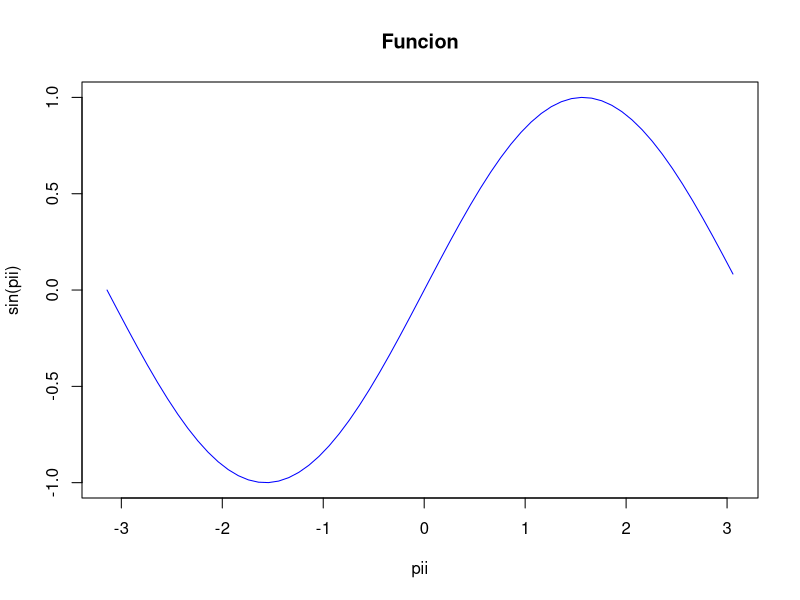
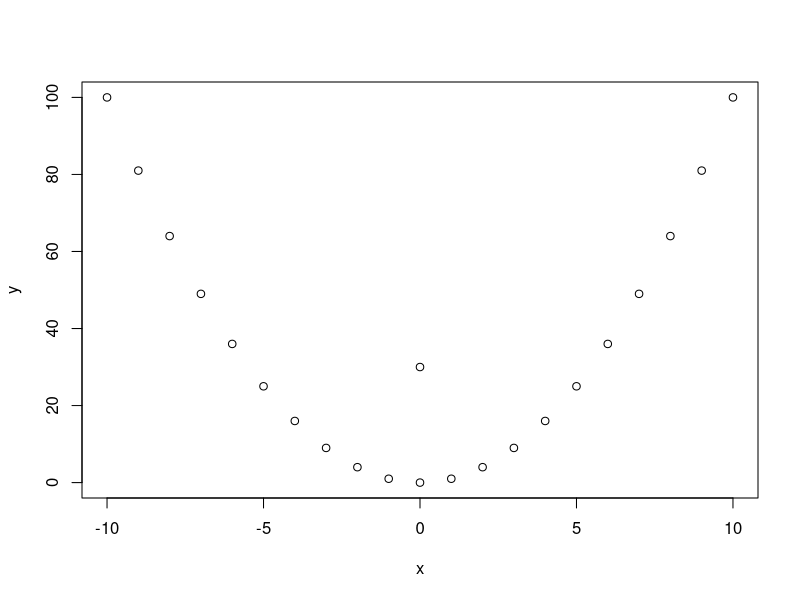
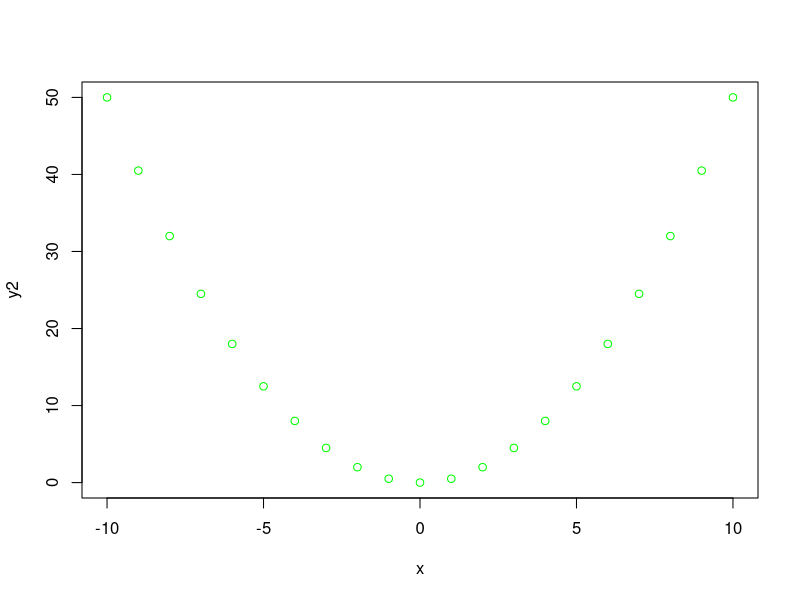
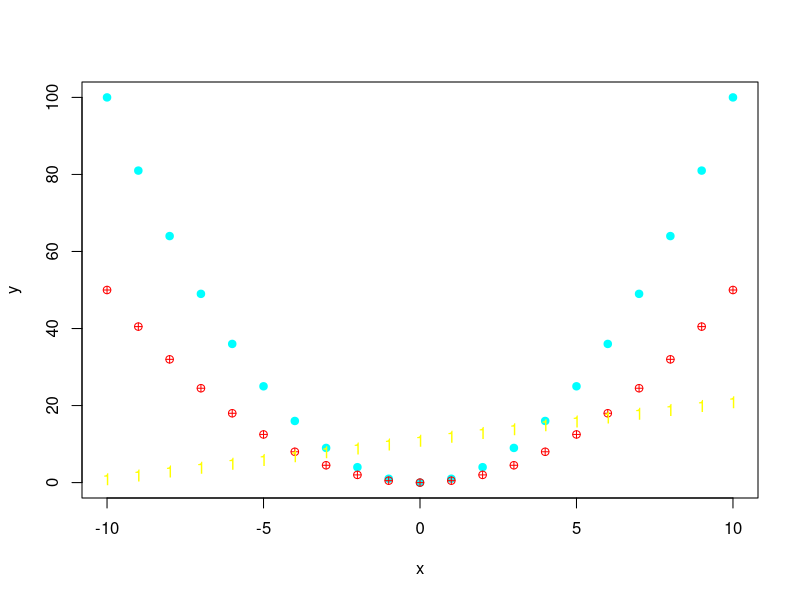
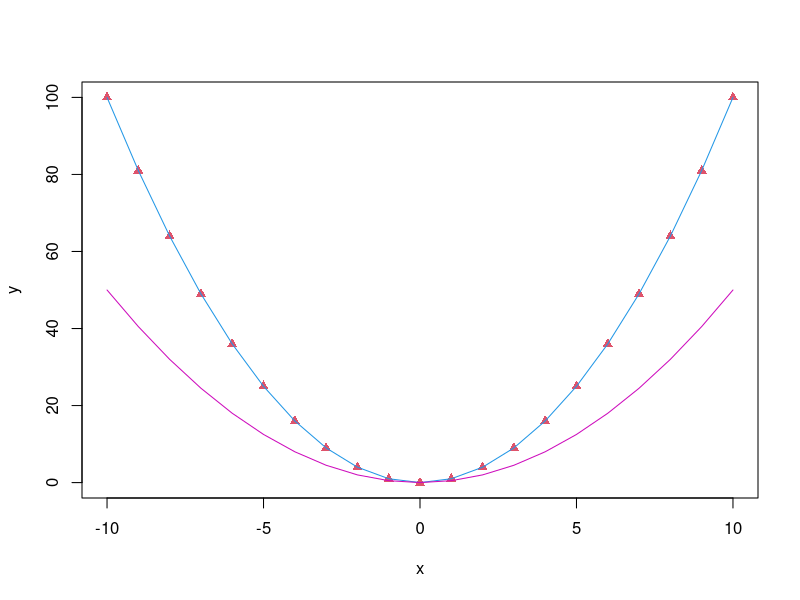
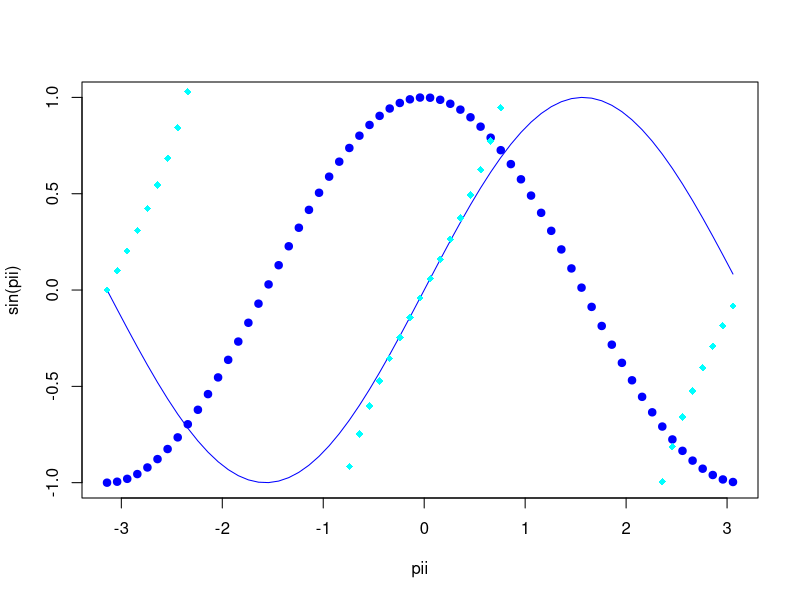

These charts were generated, in order, by the following R code:
pii <- seq(-pi,pi,0.1)
plot(pii, sin(pii),
     main="Funcion",
     ylab="sin(pii)",
     type="l",
     col="blue")
x <- -10:10
y <- x**2
plot(x,y)
points(0,30)
y2 <- 0.5*x**2
plot(x,y2, type='p', col='green')
plot(x,y, pch=19, col='cyan')

points(x,y2, pch=10, col='red')

y3 <- 1:21
points(x, y3, pch="12", col='yellow')

plot(x,y, col=50, pch=17)
points(x,y, col=60, pch=17, type='l')
points(x,y2, col=70, pch=15, type='l')

# un grafico con dos funciones distintas
pii <- seq(-pi,pi,0.1)
plot(pii, sin(pii),
     type="l",
     col="blue")
points(pii, cos(pii), pch=19, col='blue')
points(pii,tan(pii), pch=18, col='cyan')
